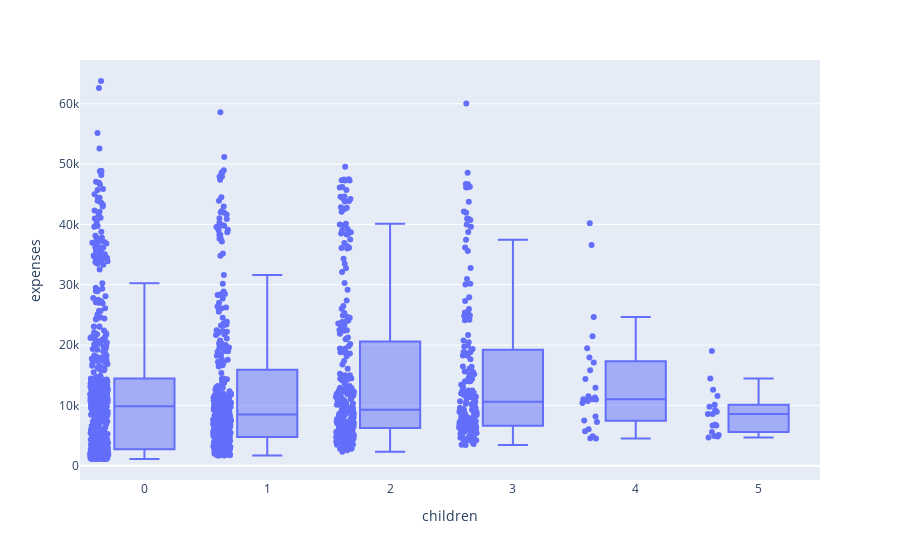

Write notebook code for a chart like this one.
### Code cell
px.box(data, x ='children',y = 'expenses', points="all")

### Figure 1 — Plotly figure (JSON) as saved in the notebook; plotly's stock layout.template omitted (floating-point values rounded to 4 significant figures; data arrays with more than 128 entries replaced by an {"elided": "..."} marker saying what was removed)
{"data": [{"alignmentgroup": "True", "boxpoints": "all", "hovertemplate": "children=%{x}<br>expenses=%{y}<extra></extra>", "legendgroup": "", "marker": {"color": "#636efa"}, "name": "", "notched": false, "offsetgroup": "", "orientation": "v", "showlegend": false, "type": "box", "x": {"elided": "1338 int values"}, "x0": " ", "xaxis": "x", "y": {"elided": "1338 float values"}, "y0": " ", "yaxis": "y"}], "layout": {"boxmode": "group", "legend": {"tracegroupgap": 0}, "margin": {"t": 60}, "xaxis": {"anchor": "y", "domain": [0, 1], "title": {"text": "children"}}, "yaxis": {"anchor": "x", "domain": [0, 1], "title": {"text": "expenses"}}}}
